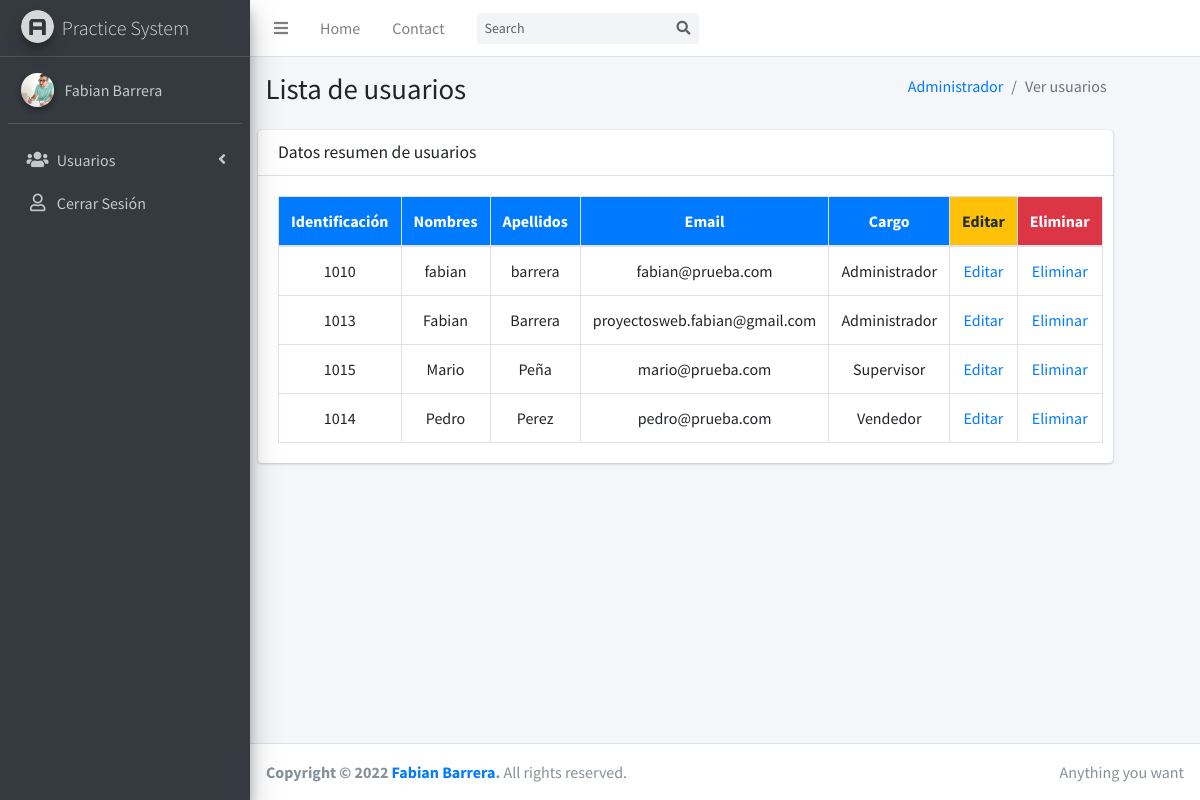
The page /views/Admin/ver-usuarios-admin.php (signed in) on the database its author committed.
### tables this page shows
CREATE TABLE `users` (
  `iduser` bigint(15) NOT NULL,
  `name` varchar(100) NOT NULL,
  `last_name` varchar(100) NOT NULL,
  `phone` varchar(30) NOT NULL,
  `email` varchar(100) NOT NULL,
  `cargo` varchar(40) NOT NULL,
  `estado` varchar(20) NOT NULL,
  `pass` varchar(250) NOT NULL
);

### model/consultasAdmin.php (called while the page is built, shortened)
<?php
    class Consultas{
        public function cargarUsers(){
            $f=null;
            $modelo = new Conection();
            $conection = $modelo->get_conection();
            $sql= "SELECT * FROM users ORDER BY name";
            $statement=$conection->prepare($sql);
            $statement->execute();
            while ($result = $statement->fetch()) {
                $f[] = $result;
            }
            return $f;
        }
    }
?>

### controller/cargarUsersAdmin.php (the view)
<?php
    function cargarU(){
        $consultas = new consultas();
        $result = $consultas->cargarUsers();
        if (!isset($result)) {
            echo'<h2> NO HAY USUARIOS REGISTRADOS</h2>';
        }
        else {
            echo'
                <table id="example2" class="table table-bordered table-hover">
                    <thead>
                        <tr class="bg-primary">
                        <th class="text-center">Identificación</th>
                        <th class="text-center">Nombres</th>
                        <th class="text-center">Apellidos</th>
                        <th class="text-center">Email</th>
                        <th class="text-center">Cargo</th>
                        <th class="bg-warning text-center">Editar</th>
                        <th class="bg-danger text-center">Eliminar</th>
                        </tr>
                    </thead>
                    <tbody>
            ';
            foreach ($result as $f) {
                echo'
                    <tr>
                        <td class="text-center">'.$f["iduser"].'</td>
                        <td class="text-center">'.$f["name"].'</td>
                        <td class="text-center">'.$f["last_name"].'</td>
                        <td class="text-center">'.$f["email"].'</td>
                        <td class="text-center">'.$f["cargo"].'</td>
                        <td class="text-center"><a href="editar-usuarios-admin.php?id_user='.$f["iduser"].'">Editar</a></td>
                        <td class="text-center"><a href="../../controller/eliminarUserAdmin.php?id_userEliminar='.$f["iduser"].'">Eliminar</a></td>
                    </tr>
                ';
            }
            echo'</tbody> </table>';
        }
    }
?>

### views/Admin/ver-usuarios-admin.php (shortened to what this page needs)
<?php
  require_once("../../model/consultasAdmin.php");
  require_once("../../controller/cargarUsersAdmin.php");
?>
<!DOCTYPE html>
<html lang="en">
<head>
  <link rel="stylesheet" href="../../plugins/fontawesome-free/css/all.min.css">
  <link rel="stylesheet" href="../../dist/css/adminlte.min.css">
</head>
<body class="hold-transition sidebar-mini">
<div class="wrapper">
  <nav class="main-header navbar navbar-expand navbar-white navbar-light">
    <ul class="navbar-nav">
      <li class="nav-item">
        <a class="nav-link" data-widget="pushmenu" href="#" role="button"><i class="fas fa-bars"></i></a>
      </li>
      <li class="nav-item d-none d-sm-inline-block">
        <a href="../../index.html" class="nav-link">Home</a>
      </li>
      <li class="nav-item d-none d-sm-inline-block">
        <a href="#" class="nav-link">Contact</a>
      </li>
    </ul>
    <form class="form-inline ml-3">
      <div class="input-group input-group-sm">
        <input class="form-control form-control-navbar" type="search" placeholder="Search" aria-label="Search">
        <div class="input-group-append">
          <button class="btn btn-navbar" type="submit">
            <i class="fas fa-search"></i>
          </button>
        </div>
      </div>
    </form>
  </nav>
  <?php
  include("../../includes/sidebar.php");
  ?>
  <div class="content-wrapper">
    <section class="content-header">
      <div class="container-fluid">
        <div class="row mb-2">
          <div class="col-sm-6">
            <h1>Lista de usuarios</h1>
          </div>
          <div class="col-sm-5">
            <ol class="breadcrumb float-sm-right">
              <li class="breadcrumb-item"><a href="#">Administrador</a></li>
              <li class="breadcrumb-item active">Ver usuarios</li>
            </ol>
          </div>
        </div>
      </div>
    </section>
    <section class="content">
      <div class="row">
        <div class="col-11">
          <div class="card">
            <div class="card-header">
              <h3 class="card-title">Datos resumen de usuarios</h3>
            </div>
            <div class="card-body">
            <?php
              cargarU();
            ?>
              </div>
            </div>
          </div>
        </div>
      </section>
    </div>
    <footer class="main-footer">
      <div class="float-right d-none d-sm-inline">
        Anything you want
      </div>
      <strong>Copyright &copy; 2022 <a href="https://soydesarrolladorweb.github.io/fabianBarrera/" target="blank_">Fabian Barrera</a>.</strong> All rights reserved.
    </footer>
  </div>
  </body>
  </html>

### includes/sidebar.php (shortened to what this page needs)
<aside class="main-sidebar sidebar-dark-primary elevation-4">
    <a href="../../index.html" class="brand-link">
      <img src="../../dist/img/AdminLTELogo.png" alt="AdminLTE Logo" class="brand-image img-circle elevation-3"
           style="opacity: .8">
      <span class="brand-text font-weight-light">Practice System</span>
    </a>
    <div class="sidebar">
      <div class="user-panel mt-3 pb-3 mb-3 d-flex">
        <div class="image">
          <img src="../../dist/img/user6-128x128.jpg" class="img-circle elevation-2" alt="User Image">
        </div>
        <div class="info">
          <a href="#" class="d-block">Fabian Barrera</a>
        </div>
      </div>
      <nav class="mt-2">
        <ul class="nav nav-pills nav-sidebar flex-column" data-widget="treeview" role="menu" data-accordion="false">
               <li class="nav-item has-treeview">
                <a href="#" class="nav-link">
                  <i class="nav-icon fas fa-users"></i>
                  <p>
                    Usuarios
                    <i class="fas fa-angle-left right"></i>
                  </p>
                </a>
              </li>
              <li class="nav-item">
                    <a href="../../controller/cerrarSesion.php" class="nav-link">
                      <i class="far fa-user nav-icon"></i>
                      <p>Cerrar Sesión</p>
                    </a>
                  </li>
          </ul>
      </nav>
    </div>
  </aside>

### rows shown on the page
users: iduser "1010", name "fabian", last_name "barrera", email "fabian@prueba.com", cargo "Administrador"
users: iduser "1013", name "Fabian", last_name "Barrera", email "proyectosweb.fabian@gmail.com", cargo "Administrador"
users: iduser "1015", name "Mario", last_name "Peña", email "mario@prueba.com", cargo "Supervisor"
users: iduser "1014", name "Pedro", last_name "Perez", email "pedro@prueba.com", cargo "Vendedor"
